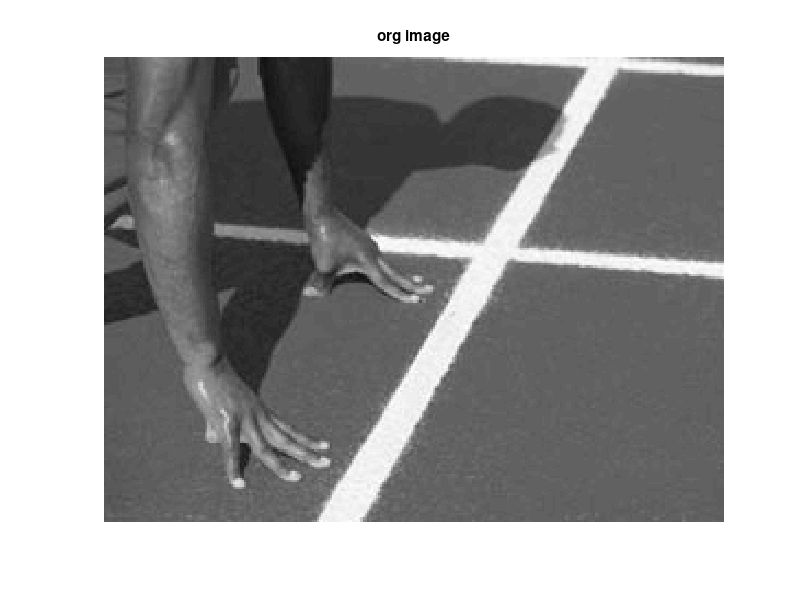

MATLAB code for this plot: (Note: this script raises an error after producing the figure.)
function q10
    
    load('runner.mat');
    figure;
    imshow(im1, [0 1])
    title('org image')

    figure;
    T = 0.05:0.02:0.15;
    for i = 1:6
        [R, L] = do_retinex(im1, T(i));
        subplot(2,3,i);
        str = sprintf('R, T=%.2f', T(i));
        imshow(R, [0 2]);
        title(str);
    end  

end
